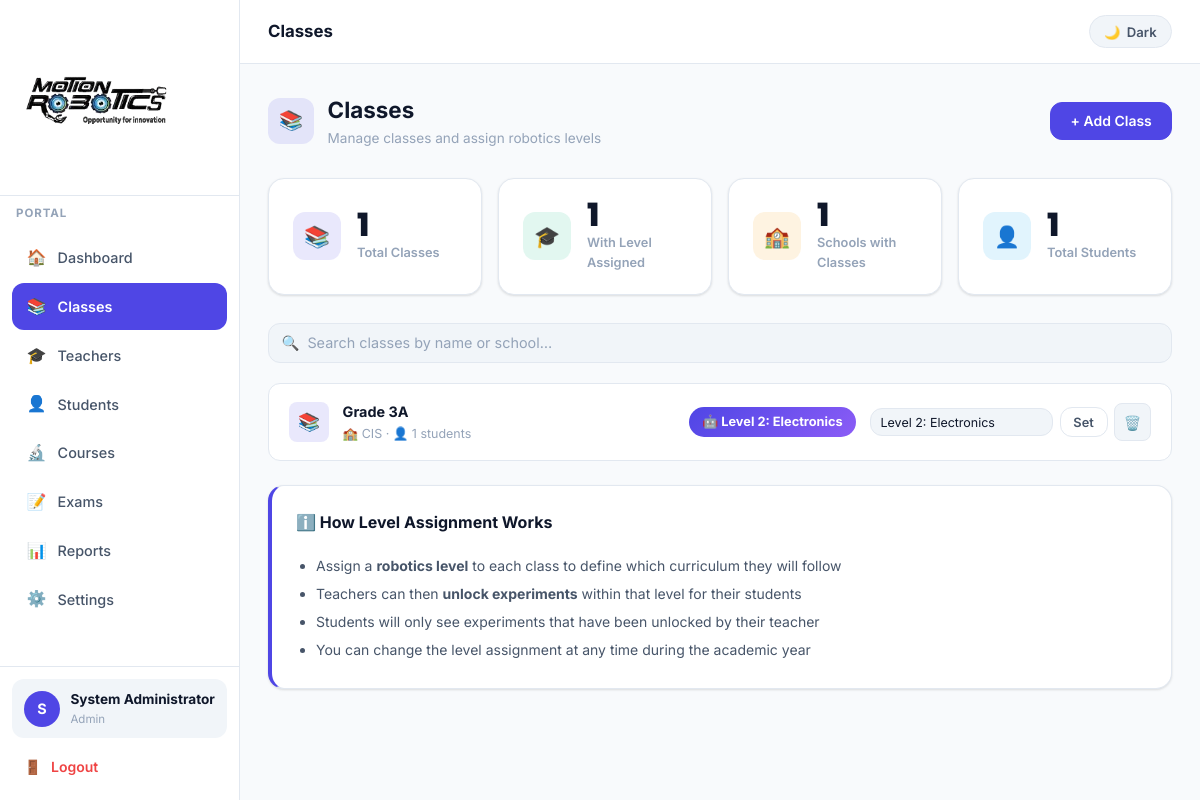
The app's page /admin/classes (signed in) with its own data.
### app.py (models this page shows, shortened)
class User(db.Model):
    id            = db.Column(db.Integer, primary_key=True)
    username      = db.Column(db.String(80), unique=True, nullable=False)
    email         = db.Column(db.String(120), unique=True, nullable=False)
    password_hash = db.Column(db.String(200), nullable=False)
    role          = db.Column(db.String(20), nullable=False)   # admin / teacher / student
    full_name     = db.Column(db.String(120))
    phone         = db.Column(db.String(20))
    school_name   = db.Column(db.String(120))
    roll_number   = db.Column(db.String(40))
    avatar_color  = db.Column(db.String(20), default='#4F46E5')
    is_active     = db.Column(db.Boolean, default=True)
    created_at    = db.Column(db.DateTime, default=datetime.utcnow)

class Class(db.Model):
    id              = db.Column(db.Integer, primary_key=True)
    name            = db.Column(db.String(100), nullable=False)
    school_name     = db.Column(db.String(120))
    robotics_level  = db.Column(db.String(80))   # one of ROBOTICS_LEVELS or None
    created_at      = db.Column(db.DateTime, default=datetime.utcnow)
    teacher_classes = db.relationship('TeacherClass', backref='cls', cascade='all,delete-orphan')
    student_classes = db.relationship('StudentClass', backref='cls', cascade='all,delete-orphan')

### app.py (the view)
@app.route('/admin/classes')
@role_required('admin')
def admin_classes():
    classes = Class.query.order_by(Class.created_at.desc()).all()
    stats = dict(
        total_classes   = Class.query.count(),
        with_level      = Class.query.filter(Class.robotics_level != None, Class.robotics_level != '').count(),
        schools_count   = db.session.query(db.func.count(db.func.distinct(Class.school_name))).scalar() or 0,
        total_students  = StudentClass.query.count(),
    )
    return render_template('admin/classes.html', classes=classes, **stats)

### app.py (called while the page is built)
@app.context_processor
def inject_enumerate():
    return dict(enumerate=enumerate)

def role_required(*roles):
    def dec(f):
        @wraps(f)
        def d(*a, **kw):
            if 'user_id' not in session: return redirect(url_for('login'))
            if session.get('role') not in roles:
                flash('Access denied.', 'error')
                return redirect(url_for('dashboard'))
            return f(*a, **kw)
        return d
    return dec

def get_current_user():
    if 'user_id' in session: return User.query.get(session['user_id'])
    return None

@app.context_processor
def inject_globals():
    return dict(current_user=get_current_user(), ROBOTICS_LEVELS=ROBOTICS_LEVELS)

### templates/admin/classes.html (shortened to what this page needs)
{% extends 'admin/base_admin.html' %}
{% block page_title %}Classes{% endblock %}
{% block content %}
<div class="page-header">
  <div class="page-title-wrap">
    <div class="page-icon" style="background:rgba(79,70,229,.12); color:var(--primary);">📚</div>
    <div>
      <div class="page-h1">Classes</div>
      <div class="page-sub">Manage classes and assign robotics levels</div>
    </div>
  </div>
  <button class="btn btn-primary" onclick="openModal('addClassModal')">+ Add Class</button>
</div>
<div class="stats-row">
  <div class="stat-card"><div class="stat-icon" style="background:rgba(79,70,229,.12);">📚</div>
    <div><div class="stat-number" data-count="{{ total_classes }}">{{ total_classes }}</div><div class="stat-label">Total Classes</div></div></div>
  <div class="stat-card"><div class="stat-icon" style="background:rgba(16,185,129,.12);">🎓</div>
    <div><div class="stat-number" data-count="{{ with_level }}">{{ with_level }}</div><div class="stat-label">With Level Assigned</div></div></div>
  <div class="stat-card"><div class="stat-icon" style="background:rgba(245,158,11,.12);">🏫</div>
    <div><div class="stat-number" data-count="{{ schools_count }}">{{ schools_count }}</div><div class="stat-label">Schools with Classes</div></div></div>
  <div class="stat-card"><div class="stat-icon" style="background:rgba(14,165,233,.12);">👤</div>
    <div><div class="stat-number" data-count="{{ total_students }}">{{ total_students }}</div><div class="stat-label">Total Students</div></div></div>
</div>
<div class="search-bar">
  <div class="search-wrap">
    <span class="search-icon">🔍</span>
    <input type="text" class="form-control" id="classSearch" placeholder="Search classes by name or school…" oninput="filterRows(this.value,'classTable')">
  </div>
</div>
{% if classes %}
<div style="display:flex; flex-direction:column; gap:.6rem;" id="classTable">
  {% for c in classes %}
  <div class="item-row class-row" data-name="{{ (c.name + ' ' + (c.school_name or ''))|lower }}">
    <div class="item-icon" style="background:rgba(79,70,229,.12); color:var(--primary);">📚</div>
    <div class="item-info">
      <div class="item-title">{{ c.name }}</div>
      <div class="item-meta">
        🏫 {{ c.school_name or 'No school' }} ·
        👤 {{ c.student_classes|length }} students
      </div>
    </div>
    {% if c.robotics_level %}
      <span class="level-pill">🤖 {{ c.robotics_level }}</span>
    {% else %}
      <span class="badge badge-gray">No level</span>
    {% endif %}
    <div class="item-actions">
      <form method="POST" action="{{ url_for('admin_set_class_level', cid=c.id) }}" style="display:flex; gap:.4rem; align-items:center;">
        <select name="level" class="form-control" style="font-size:.78rem; padding:.3rem .6rem; width:auto;">
          {% for lvl in ROBOTICS_LEVELS %}
          <option value="{{ lvl }}" {% if c.robotics_level == lvl %}selected{% endif %}>{{ lvl }}</option>
          {% endfor %}
        </select>
        <button class="btn btn-outline btn-sm" type="submit">Set</button>
      </form>
      <form method="POST" action="{{ url_for('admin_delete_class', cid=c.id) }}" data-confirm="Delete class {{ c.name }}?">
        <button class="btn btn-icon btn-ghost" type="submit" title="Delete">🗑️</button>
      </form>
    </div>
  </div>
  {% endfor %}
</div>
{% endif %}
<div class="card mt-3" style="border-left:4px solid var(--primary);">
  <div class="fw-700 mb-2">ℹ️ How Level Assignment Works</div>
  <ul style="color:var(--text2); font-size:.875rem; line-height:2; padding-left:1.25rem;">
    <li>Assign a <strong>robotics level</strong> to each class to define which curriculum they will follow</li>
    <li>Teachers can then <strong>unlock experiments</strong> within that level for their students</li>
    <li>Students will only see experiments that have been unlocked by their teacher</li>
    <li>You can change the level assignment at any time during the academic year</li>
  </ul>
</div>
{% endblock %}

### templates/base.html (shortened to what this page needs)
<!DOCTYPE html>
<html lang="en" data-theme="light">
<head>
  <link rel="stylesheet" href="{{ url_for('static', filename='css/main.css') }}">
</head>
<body>
<div class="app-layout">
  <aside class="sidebar" id="sidebar">
    <div class="sidebar-brand">
      <img src="{{ url_for('static', filename='logo.png') }}" alt="Motion Robotics" class="sidebar-logo">
    </div>
    {% if current_user %}
    <div class="sidebar-context">{{ current_user.school_name or 'Portal' }}</div>
    {% endif %}
    <nav class="sidebar-nav">
      {% block sidebar_nav %}{% endblock %}
    </nav>
    <div class="sidebar-footer">
      {% if current_user %}
      <div class="user-card">
        <div class="avatar" style="background:{{ current_user.avatar_color }}">
          {{ (current_user.full_name or current_user.username)[0].upper() }}
        </div>
        <div>
          <div class="user-name">{{ current_user.full_name or current_user.username }}</div>
          <div class="user-role">{{ current_user.role.title() }}</div>
        </div>
      </div>
      {% endif %}
      <a href="{{ url_for('logout') }}" class="logout-link">
        <span>🚪</span> Logout
      </a>
    </div>
  </aside>
  <div class="main-area">
    <header class="topbar">
      <h1 class="topbar-title">{% block page_title %}Dashboard{% endblock %}</h1>
      <div class="topbar-right">
        <button class="theme-btn" onclick="toggleTheme()">
          <span class="theme-icon">🌙</span>
          <span class="theme-label">Dark</span>
        </button>
      </div>
    </header>
    <main class="page-content">
      {% block content %}{% endblock %}
    </main>
  </div>
</div>
</body>
</html>

### records on screen
User: school_name "PORTAL", full_name "S", full_name "System Administrator", role "Admin"
Class: name "Grade 3A", school_name "CIS", student_classes|length "1", robotics_level "Level 2: Electronics", level "Level 2: Electronics"

### other values on screen
{{ total_classes }} "1"
{{ with_level }} "1"
{{ schools_count }} "1"
{{ total_students }} "1"
